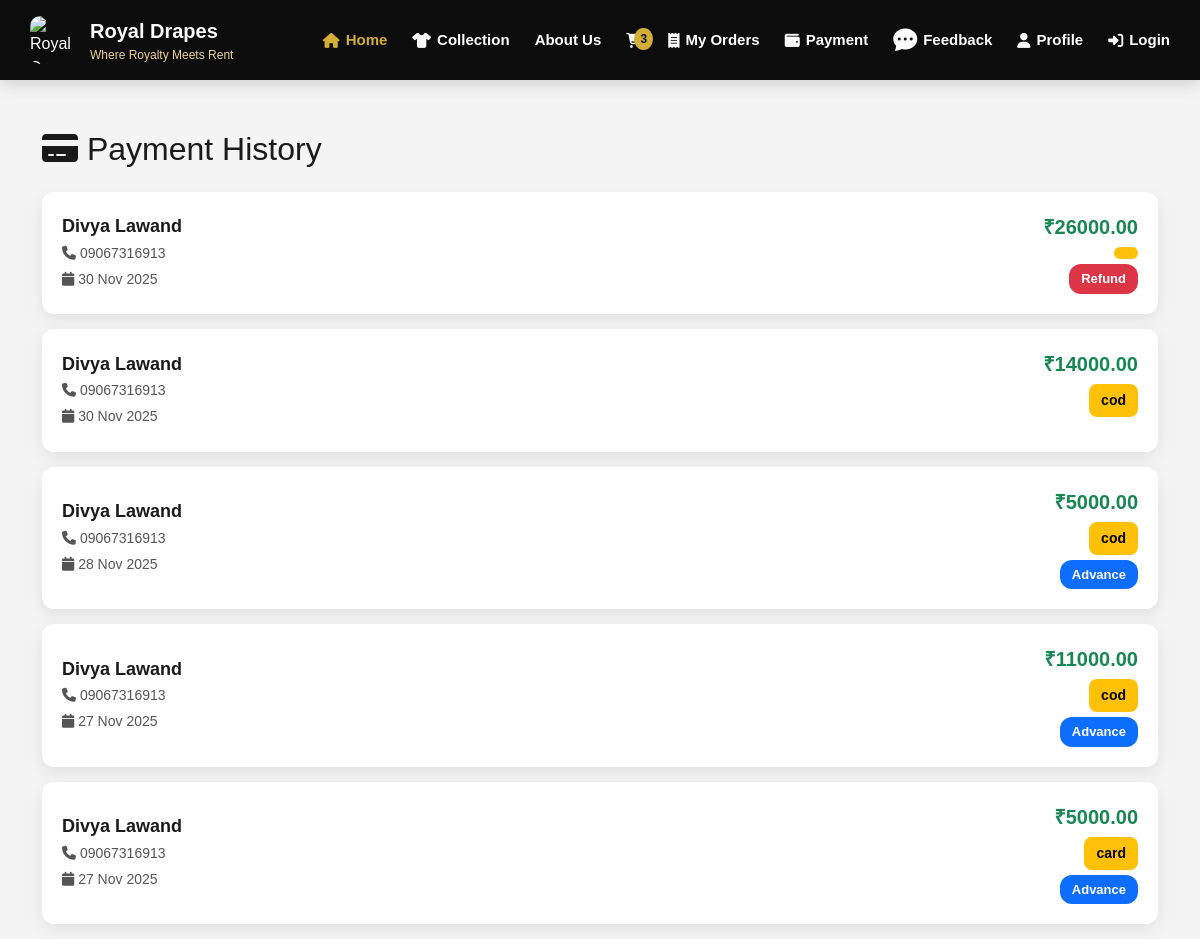
Screenshot of /payment_history.php (signed in) with the database file from the repository.
### tables this page shows
CREATE TABLE `payment` (
  `payment_id` int(11) NOT NULL,
  `order_id` int(11) DEFAULT NULL,
  `user_id` int(11) DEFAULT NULL,
  `amount` decimal(10,2) DEFAULT NULL,
  `payment_type` enum('advance','final','refund') DEFAULT NULL,
  `payment_method` enum('upi','card','netbanking','cod') DEFAULT NULL,
  `payment_status` enum('success','failed','pending') DEFAULT 'success',
  `transaction_date` timestamp NOT NULL DEFAULT current_timestamp(),
  `razorpay_order_id` varchar(255) DEFAULT NULL,
  `razorpay_payment_id` varchar(255) DEFAULT NULL,
  `charges_for` enum('advance','final','late_fee','damage_fee') DEFAULT 'advance'
);

CREATE TABLE `users` (
  `user_id` int(11) NOT NULL,
  `full_name` varchar(100) DEFAULT NULL,
  `email` varchar(100) DEFAULT NULL,
  `mobile` varchar(15) DEFAULT NULL,
  `password` varchar(255) DEFAULT NULL,
  `address` text DEFAULT NULL,
  `created_at` timestamp NOT NULL DEFAULT current_timestamp()
);

### payment_history.php (the view, shortened to what this page needs)
<?php
include "../includes/db.php";
$user_id = intval($_SESSION['user_id']);
$payments = mysqli_query($conn, "
    SELECT p.amount, p.payment_type, p.payment_method, p.transaction_date,
           u.full_name, u.mobile
    FROM payment p
    JOIN users u ON p.user_id = u.user_id
    WHERE p.user_id = $user_id
    ORDER BY p.transaction_date DESC
");
?>
<!DOCTYPE html>
<html>
<head>
    <link href="https://cdn.jsdelivr.net/npm/bootstrap@5.3.0/dist/css/bootstrap.min.css" rel="stylesheet">
    <link href="https://cdnjs.cloudflare.com/ajax/libs/font-awesome/6.5.0/css/all.min.css" rel="stylesheet">
    <link href="https://cdn.jsdelivr.net/npm/bootstrap-icons@1.11.3/font/bootstrap-icons.css" rel="stylesheet">
</head>
<body>
<header>
    <div class="logo-area">
        <img src="../assets/logo.jpeg" alt="Royal Drapes">
        <div>
            <div class="logo-title">Royal Drapes</div>
            <div class="tagline">Where Royalty Meets Rent</div>
        </div>
    </div>
    <nav class="nav-right">
        <a href="index.php" class="active"><i class="fa-solid fa-house"></i> Home</a>
        <a href="collection.php"><i class="fa-solid fa-shirt"></i> Collection</a>
         <a href="about.php">About Us</a>
        <a href="cart.php" style="position:relative;"><i class="fa-solid fa-cart-shopping"></i> <span class="cart-badge" id="cart-count">3</span></a>
        <a href="order_details.php"><i class="fa-solid fa-receipt"></i> My Orders</a>
        <a href="payment_history.php"><i class="fa-solid fa-wallet"></i> Payment</a>
        <a href="feedback.php"><i class="bi bi-chat-dots-fill" style="font-size:24px;"></i>Feedback</a>
        <a href="profile.php"><i class="fa-solid fa-user"></i> Profile</a>
        <a href="login.php"><i class="fa-solid fa-right-to-bracket"></i> Login</a>
    </nav>
</header>
<div class="container">
    <h2 class="mb-4"><i class="fa fa-credit-card"></i> Payment History</h2>
    <?php
    if(mysqli_num_rows($payments) > 0){
        while($row = mysqli_fetch_assoc($payments)){
            $type_class = strtolower($row['payment_type']);
            echo "<div class='payment-card'>
                    <div class='payment-info'>
                        <h5>{$row['full_name']}</h5>
                        <p><i class='fa fa-phone'></i> {$row['mobile']}</p>
                        <p><i class='fa fa-calendar'></i> ".date('d M Y', strtotime($row['transaction_date']))."</p>
                    </div>
                    <div class='d-flex flex-column align-items-end'>
                        <div class='payment-amount'>₹{$row['amount']}</div>
                        <div class='payment-method'>{$row['payment_method']}</div>
                        <div class='payment-type-badge {$type_class}'>".ucfirst($row['payment_type'])."</div>
                    </div>
                  </div>";
        }
    } else {
        echo "<p class='text-center'>No payment history found.</p>";
    }
    ?>
</div>
</body>
</html>

### payment_history.php (style rules this page uses)
body { background: #f4f6f9; font-family: 'Poppins', sans-serif; }
.container { margin-top: 50px; }
.payment-card { background: white; border-radius: 12px; padding: 20px; margin-bottom: 15px; box-shadow: 0 6px 15px rgba(0,0,0,0.08); display: flex; justify-content: space-between; align-items: center; transition: transform 0.3s, box-shadow 0.3s; }
.payment-info { display: flex; flex-direction: column; gap: 5px; }
.payment-info h5 { margin: 0; font-size: 18px; font-weight: 700; }
.payment-info p { margin: 0; color: #555; font-size: 14px; }
.payment-amount { font-size: 20px; font-weight: 700; color: #198754; }
.payment-method { background: #ffc107; color: #000; padding: 6px 12px; border-radius: 8px; font-weight: 600; font-size: 14px; margin-top: 5px; }
.payment-type-badge { padding: 5px 12px; border-radius: 12px; font-weight: 600; font-size: 13px; color: #fff; margin-top: 5px; }
.advance { background-color: #0d6efd; }
.refund { background-color: #dc3545; }
:root { --black:#0D0D0D; --dark:#1A1A1A; --gold:#D4AF37; --gold-soft:#EBD295; --white:#FFFFFF; --gray:#7E7E7E; --bg:#F4F4F4; --shadow:rgba(0,0,0,0.15); }
* { box-sizing:border-box;margin:0;padding:0; }
body { font-family:'Poppins',sans-serif;background:var(--bg);color:var(--dark); }
header { background:var(--black); padding:16px 30px; display:flex; justify-content:space-between; align-items:center; color:white; position:sticky;top:0;z-index:999; box-shadow:0 4px 15px var(--shadow); backdrop-filter: blur(10px); }
.logo-area { display:flex;align-items:center;gap:12px; }
.logo-area img { height:48px;width:48px;border-radius:10px; }
.logo-title { font-size:20px;font-weight:700; }
.tagline { font-size:12px;color:var(--gold-soft); }
nav.nav-right { margin-left: auto; display: flex; align-items: center; gap: 25px; }
nav.nav-right a { color: white; text-decoration: none; font-weight: 600; font-size: 15px; display: flex; align-items: center; gap: 6px; transition: .2s; }
nav.nav-right a:hover, nav.nav-right a.active { color: var(--gold); }
.cart-badge { background: var(--gold); color: var(--black); font-size: 12px; font-weight: bold; padding: 2px 6px; border-radius: 50%; position: absolute; top: -5px; right: -10px; animation: pop 0.3s ease; }

### rows the page displays
payment: user.full_name "Divya Lawand", user.mobile "09067316913", transaction_date "30 Nov 2025", amount "26000.00", payment_type "Refund"
payment: user.full_name "Divya Lawand", user.mobile "09067316913", transaction_date "30 Nov 2025", amount "14000.00", payment_method "cod"
payment: user.full_name "Divya Lawand", user.mobile "09067316913", transaction_date "28 Nov 2025", amount "5000.00", payment_method "cod", payment_type "Advance"
payment: user.full_name "Divya Lawand", user.mobile "09067316913", transaction_date "27 Nov 2025", amount "11000.00", payment_method "cod", payment_type "Advance"
payment: user.full_name "Divya Lawand", user.mobile "09067316913", transaction_date "27 Nov 2025", amount "5000.00", payment_method "card", payment_type "Advance"
